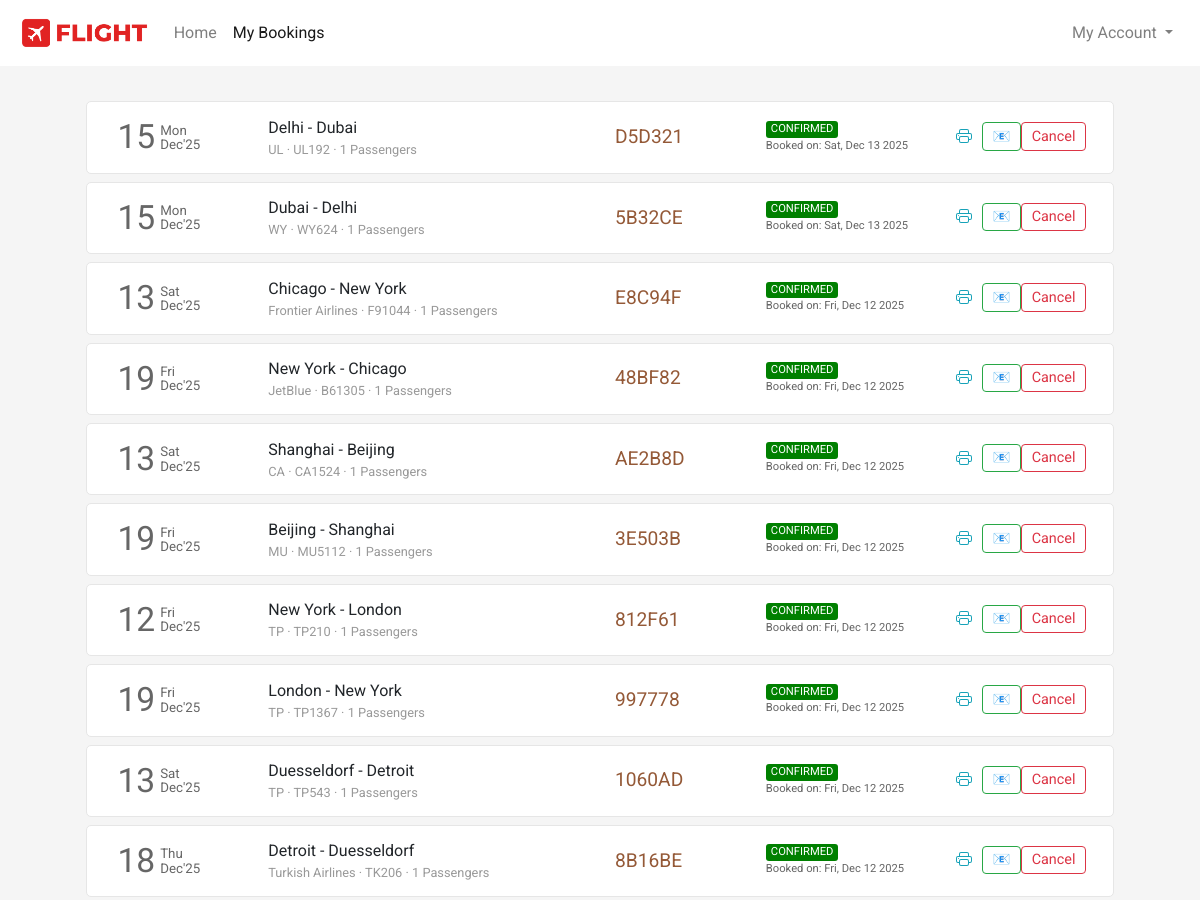
The page /flight/bookings (signed in, upper part) on the database as committed earlier.
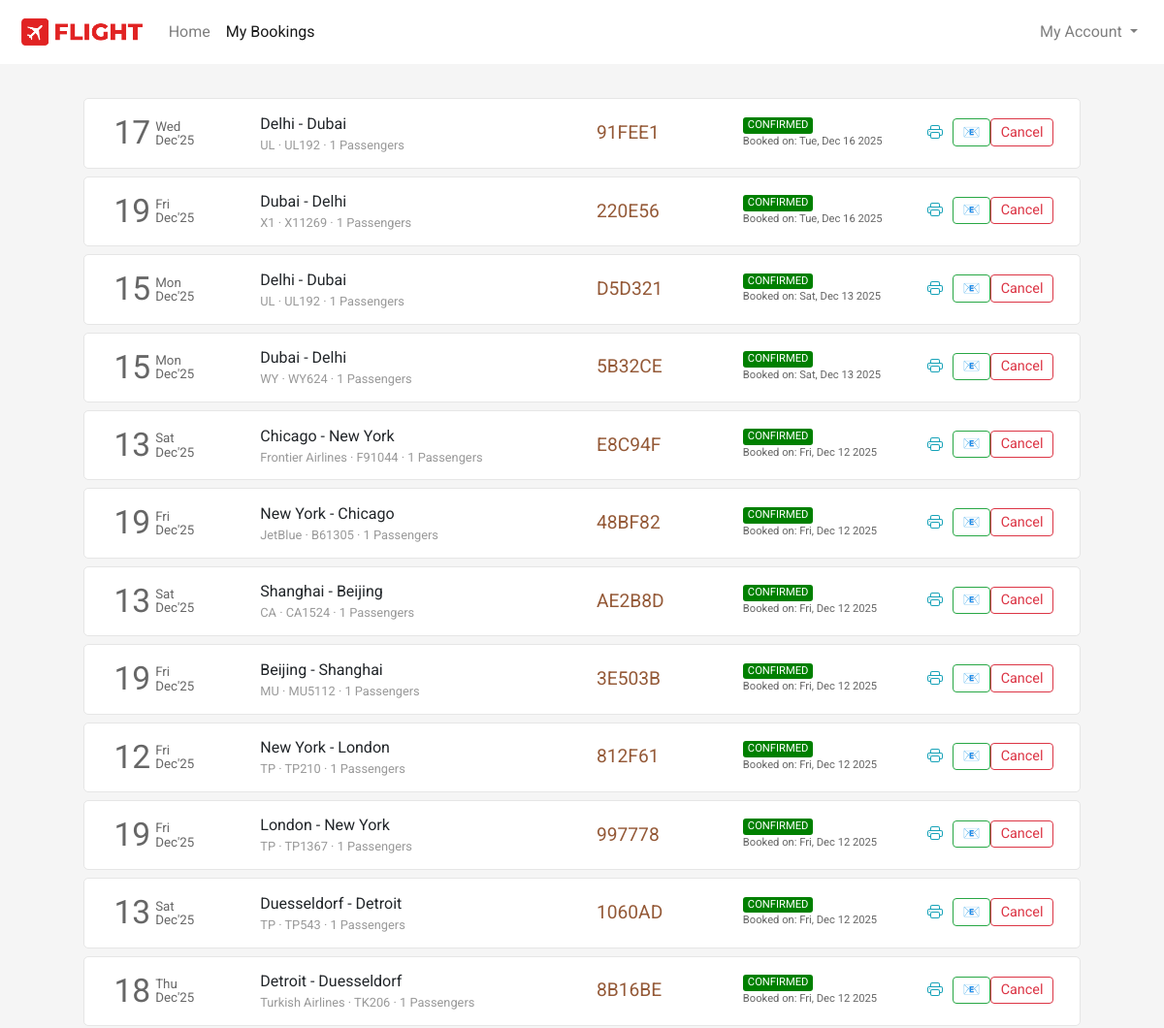
The same page on the database as committed later.
### flight/models.py (models this page shows, shortened)
class Ticket(models.Model):
    selected_seats = models.ManyToManyField(Seat, related_name='tickets', blank=True)
    user = models.ForeignKey(User,on_delete=models.CASCADE,related_name="bookings", blank=True, null=True)
    ref_no = models.CharField(max_length=6, unique=True)
    passengers = models.ManyToManyField(Passenger, related_name="flight_tickets")
    flight = models.ForeignKey(Flight, on_delete=models.CASCADE, related_name="tickets", blank=True, null=True)
    flight_ddate = models.DateField(blank=True, null=True)
    flight_adate = models.DateField(blank=True, null=True)
    flight_fare = models.FloatField(blank=True,null=True)
    other_charges = models.FloatField(blank=True,null=True)
    coupon_used = models.CharField(max_length=15,blank=True)
    coupon_discount = models.FloatField(default=0.0)
    total_fare = models.FloatField(blank=True, null=True)
    seat_class = models.CharField(max_length=20, choices=SEAT_CLASS)
    booking_date = models.DateTimeField(default=datetime.now)
    mobile = models.CharField(max_length=20,blank=True)
    email = models.EmailField(max_length=45, blank=True)
    status = models.CharField(max_length=45, choices=TICKET_STATUS)

class Flight(models.Model):
    origin = models.ForeignKey(Place, on_delete=models.CASCADE, related_name="departures")
    destination = models.ForeignKey(Place, on_delete=models.CASCADE, related_name="arrivals")
    depart_time = models.TimeField(auto_now=False, auto_now_add=False)
    depart_day = models.ManyToManyField(Week, related_name="flights_of_the_day")
    duration = models.DurationField(null=True)
    arrival_time = models.TimeField(auto_now=False, auto_now_add=False)
    plane = models.CharField(max_length=24)
    airline = models.CharField(max_length=64)
    economy_fare = models.FloatField(null=True)
    business_fare = models.FloatField(null=True)
    first_fare = models.FloatField(null=True)

class Place(models.Model):
    city = models.CharField(max_length=64)
    airport = models.CharField(max_length=64)
    code = models.CharField(max_length=3)
    country = models.CharField(max_length=64)

### flight/views.py (the view)
# urls.py: path('flight/bookings', views.bookings, name="bookings"),
def bookings(request):
    if request.user.is_authenticated:
        tickets = Ticket.objects.filter(user=request.user).order_by('-booking_date')
        return render(request, 'flight/bookings.html', {
            'page': 'bookings',
            'tickets': tickets
        })
    else:
        return HttpResponseRedirect(reverse('login'))

### flight/templates/flight/bookings.html (shortened to what this page needs)
{% extends 'flight/layout.html' %}
{% load static %}
{% block head %}
    <link rel="stylesheet" href="{% static 'css/bookings_style.css' %}">
{% endblock head %}
{% block body %}
    <section class="section section1">
        <div class="container">
            {% if tickets %}
                {% for ticket in tickets %}
                    <div class="row each-booking-div" id="{{ticket.ref_no}}">
                        <div class="col-2" style="display: flex;">
                            <div style="display: flex; color: #666666; margin-top: auto;">
                                <div>
                                    <span style="font-size: 2.1em;">{{ticket.flight_ddate | date:"d"}}</span>
                                </div>
                                <div style="font-size: smaller; display: flex; margin: auto 0; padding-left: 5px; line-height: 1em;">
                                    <div style="margin: auto;">
                                        <div style="margin-bottom: 1px;">{{ticket.flight_ddate | date:"D"}}</div>
                                        <div style="margin-top: 1px;">{{ticket.flight_ddate | date:"M'y"}}</div>
                                    </div>
                                </div>
                            </div>
                        </div>
                        <div class="col-4 middle-div">
                            <div style="width:100%">
                                <div class="row places-div" style=" display: flex;">
                                    <div style="max-width: 45%;">{{ticket.flight.origin.city}}</div>
                                    <div>&nbsp;-&nbsp;</div>
                                    <div style="max-width: 45%;">{{ticket.flight.destination.city}}</div>
                                </div>
                                <div class="row places-div" style="font-size: .8em; color: #999999; ">
                                    <div style="max-width: 100%;">{{ticket.flight.airline}} &middot; {{ticket.flight.plane}} &middot; {{ticket.passengers.count}} Passengers</div>
                                </div>
                            </div>
                        </div>
                        <div class="col-2 middle-div">
                            <div style="font-size: 1.2em; color: #945937;">{{ticket.ref_no}}</div>
                        </div>
                        <div class="col-2 middle-div">
                            <div>
                                <div class="row status-div">
                                    {% if ticket.status == 'CONFIRMED' %}
                                        <div class="green">{{ticket.status}}</div>
                                    {% endif %}
                                </div>
                                <div class="row booking-date-div" style="font-size: .7em; color: #666;">
                                    {% if ticket.status == 'CONFIRMED' %}
                                        Booked on: {{ticket.booking_date | date:"D, M d Y"}}
                                    {% endif %}
                                </div>
                            </div>
                        </div>
                        <div class="col-2 last-div">
                            <div>
                                <div class="ticket-action-div">
                                    {% if ticket.status == 'CONFIRMED' %}
                                        <form action="{% url 'getticket' %}" method="get" target="_blank" style="display: inline;">
                                            <button type="submit" class="btn btn-outline-info btnp pbtn" title="View Ticket">
                                            </button>
                                        </form>
                                        <button type="button" class="btn btn-outline-success btnp ebtn" data-ref="{{ticket.ref_no}}" onclick="resendEmail(this)" title="Resend Email">
                                            📧
                                        </button>
                                        <button class="btn btn-outline-danger btnp cbtn"  data-ref="{{ticket.ref_no}}" onclick="popup(this)">Cancel</button>
                                    {% endif %}
                                </div>
                            </div>
                        </div>
                    </div>
                {% endfor %}
            {% endif %}
        </div>
    </section>
{% endblock %}

### flight/templates/flight/layout.html (shortened to what this page needs)
{% load static %}
<!DOCTYPE html>
<html lang="en">
<head>
  <link rel="stylesheet" href="https://stackpath.bootstrapcdn.com/bootstrap/4.4.1/css/bootstrap.min.css">
  <link rel="stylesheet" href="https://use.typekit.net/cav5lva.css">
  <link rel="stylesheet" href="{% static 'css/layout_style.css' %}">
  {% block head %}
  {% endblock %}
</head>
<body>
  <div class="container-fluid">
    <nav class="navbar navbar-expand-lg navbar-light">
      <a class="navbar-brand" href="{% url 'index' %}">
          <img src="{% static 'img/icon_logo.png' %}" height="34" alt="">
      </a>
      <div class="collapse navbar-collapse" id="navbarSupportedContent">
        <ul class="navbar-nav mr-auto">
          <li class="nav-item {% if not page %}active{% endif %}">
            <a class="nav-link" href="{% url 'index' %}">Home</a>
          </li>
          <li class="nav-item {% if page == 'bookings' %}active{% endif %}">
            <a class="nav-link" href="{% url 'bookings' %}">My Bookings</a>
          </li>
        </ul>
        <ul class="navbar-nav">
          {% if not user.is_authenticated %}
            <li class="nav-item">
              <button class="btn btn-outline-danger" style="border-radius: 25rem;" onclick="window.location.href = '/login';">
                <svg width="1.1em" height="1.1em" viewBox="0 1.5 16 16" class="bi bi-person-fill" fill="currentColor" xmlns="http://www.w3.org/2000/svg">
                  <path fill-rule="evenodd" d="M3 14s-1 0-1-1 1-4 6-4 6 3 6 4-1 1-1 1H3zm5-6a3 3 0 1 0 0-6 3 3 0 0 0 0 6z"/>
                </svg>
                Login
              </button>
            </li>
          {% else %}
            <li class="nav-item dropdown my-account">
              <a class="nav-link dropdown-toggle" href="#" id="navbarDropdown" role="button" data-toggle="dropdown" aria-haspopup="true" aria-expanded="false">
                My Account
              </a>
            </li>
          {% endif %}
        </ul>
      </div>
    </nav>
    <main>
      {% block body %}{% endblock %}
    </main>
  </div>
</body>
</html>

### flight/static/css/layout_style.css (style rules this page uses)
body { margin: 0px; padding: 0px; font-family: "Rubik", sans-serif; font-weight: normal; font-style: normal; min-width: 250px; }
.container-fluid { padding-left: 0px; padding-right: 0px; }
.navbar { padding: .7rem 1.2rem; background-color: #fff; transition-duration: .2s; }
.section { background-size: cover; background-position: center; background-repeat: no-repeat; padding: 30px 50px; min-height: 100vh; }

### flight/static/css/bookings_style.css (style rules this page uses)
* { font-family: 'Roboto', sans-serif; }
body { background-color: #f5f5f5; word-wrap: break-word; }
.container { cursor: pointer; }
.each-booking-div { width: 96%; margin: 5px auto 8px auto; transition-duration: .4s; padding: 10px 15px; background-color: #fff; border: 1px solid #e6e6e6; border-radius: 5px; }
.btnp { padding: .15rem .6rem; font-size: .9em; margin-top: 3px; margin-bottom: 5px; }
.each-booking-div > div { display: flex; overflow: auto; }
.each-booking-div > div > div { margin-top: auto; margin-bottom: auto; width: 100%; }
.green, .red, .orange { border-radius: 3px; color: white; padding-left: 5px; padding-right: 5px; font-size: .7em; }
.green { background-color: green; }
.ticket-action-div { display: flex; justify-content: space-evenly; }
.pbtn, .rbtn { border: 0; }

Rows that differ between the two databases and show on the page:
added Ticket: flight_ddate "17", flight_ddate "Wed", flight_ddate "Dec'25", flight.origin.city "Delhi", flight.destination.city "Dubai", flight.airline "UL", flight.plane "UL192", passengers.count "1", ref_no "91FEE1", status "CONFIRMED", booking_date "Tue, Dec 16 2025"
added Ticket: flight_ddate "19", flight_ddate "Fri", flight_ddate "Dec'25", flight.origin.city "Dubai", flight.destination.city "Delhi", flight.airline "X1", flight.plane "X11269", passengers.count "1", ref_no "220E56", status "CONFIRMED", booking_date "Tue, Dec 16 2025"
